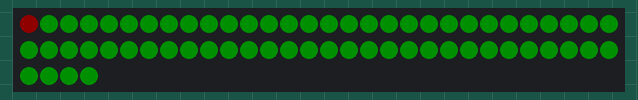
The sketch below on a simulated Arduino Uno, built with avr-gcc and run on an emulated ATmega328P. Shown: 64 RGB LEDs in strip order, left to right, continuing on the next row. Dim RGB values are drawn brighter than linear.

Above: at 0.1 s.
At 8.1 s:
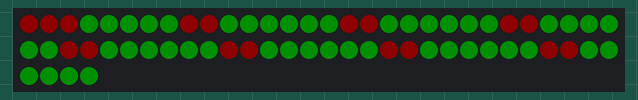
At 16.1 s:
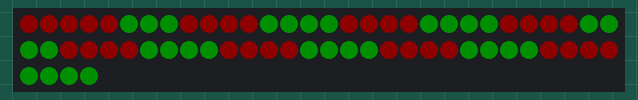
At 23.7 s:
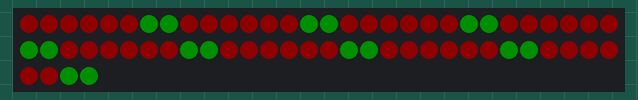
At 31.7 s:
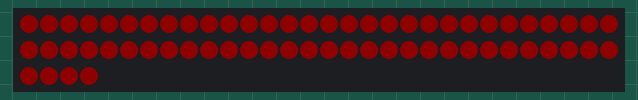

The sketch:

basic_led_grid.ino
```cpp
#include <Adafruit_NeoPixel.h>
#include <stdint.h>

int PIXEL_COUNT = 64;
int PIXEL_PIN = 13;
int PIXEL_BRIGHTNESS = 15;
Adafruit_NeoPixel pixels(PIXEL_COUNT, PIXEL_PIN, NEO_GRB + NEO_KHZ800);
int ROW = 8;
int COL = 8;

void setPixelByRowCol(int col, int row, uint32_t color) {
  pixels.setPixelColor(row * ROW + col, color);
}

void setup() {
  // put your setup code here, to run once:
  pixels.setBrightness(PIXEL_BRIGHTNESS);
  pixels.begin();
  for(int i = 0; i < PIXEL_COUNT; i++) {
    pixels.setPixelColor(i, pixels.Color(0,255,0));
  }
  pixels.show();
}

void loop() {
  // put your main code here, to run repeatedly:
  for(int i =0; i < COL; i++) {
    for(int j=0; j < ROW; j++) {
          setPixelByRowCol(i, j, pixels.Color(255, 0, 0));
          pixels.show();
          delay(500);
    }
  }
}
```
